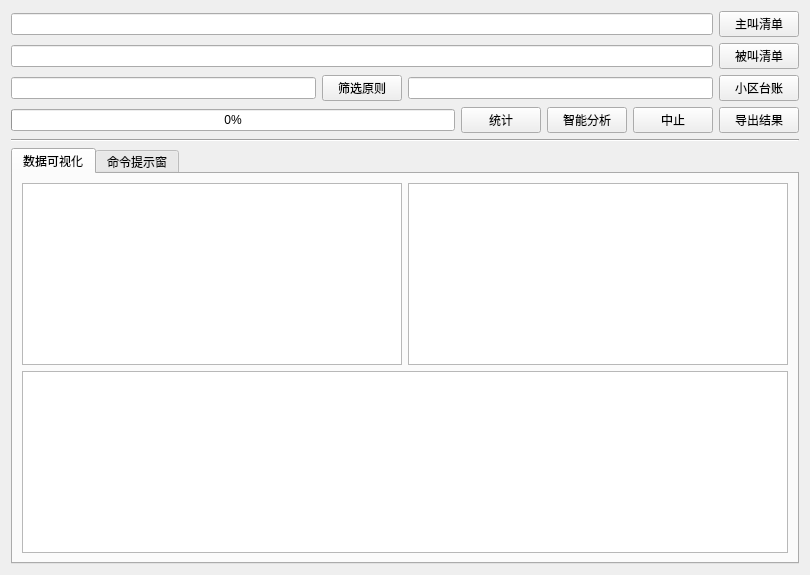
<?xml version="1.0" encoding="UTF-8"?>
<ui version="4.0">
 <class>Form</class>
 <widget class="QWidget" name="Form">
  <property name="geometry">
   <rect>
    <x>0</x>
    <y>0</y>
    <width>810</width>
    <height>575</height>
   </rect>
  </property>
  <property name="windowTitle">
   <string>Form</string>
  </property>
  <layout class="QVBoxLayout" name="verticalLayout">
   <item>
    <layout class="QHBoxLayout" name="horizontalLayout">
     <item>
      <widget class="QLineEdit" name="lineEdit_MO"/>
     </item>
     <item>
      <widget class="QPushButton" name="pushButton_MO">
       <property name="text">
        <string>主叫清单</string>
       </property>
      </widget>
     </item>
    </layout>
   </item>
   <item>
    <layout class="QHBoxLayout" name="horizontalLayout_2">
     <item>
      <widget class="QLineEdit" name="lineEdit_MT"/>
     </item>
     <item>
      <widget class="QPushButton" name="pushButton_MT">
       <property name="text">
        <string>被叫清单</string>
       </property>
      </widget>
     </item>
    </layout>
   </item>
   <item>
    <layout class="QHBoxLayout" name="horizontalLayout_4">
     <item>
      <widget class="QLineEdit" name="lineEdit_rule"/>
     </item>
     <item>
      <widget class="QPushButton" name="pushButton_rule">
       <property name="text">
        <string>筛选原则</string>
       </property>
      </widget>
     </item>
     <item>
      <widget class="QLineEdit" name="lineEdit_dict"/>
     </item>
     <item>
      <widget class="QPushButton" name="pushButton_dict">
       <property name="text">
        <string>小区台账</string>
       </property>
      </widget>
     </item>
    </layout>
   </item>
   <item>
    <layout class="QHBoxLayout" name="horizontalLayout_3">
     <item>
      <widget class="QProgressBar" name="progressBar">
       <property name="value">
        <number>0</number>
       </property>
      </widget>
     </item>
     <item>
      <widget class="QPushButton" name="pushButton_calculate">
       <property name="text">
        <string>统计</string>
       </property>
      </widget>
     </item>
     <item>
      <widget class="QPushButton" name="pushButton_analysis">
       <property name="text">
        <string>智能分析</string>
       </property>
      </widget>
     </item>
     <item>
      <widget class="QPushButton" name="pushButton_abandon">
       <property name="text">
        <string>中止</string>
       </property>
      </widget>
     </item>
     <item>
      <widget class="QPushButton" name="pushButton_save">
       <property name="text">
        <string>导出结果</string>
       </property>
      </widget>
     </item>
    </layout>
   </item>
   <item>
    <widget class="Line" name="line">
     <property name="orientation">
      <enum>Qt::Horizontal</enum>
     </property>
    </widget>
   </item>
   <item>
    <widget class="QTabWidget" name="tabWidget">
     <property name="currentIndex">
      <number>0</number>
     </property>
     <widget class="QWidget" name="tab_1">
      <attribute name="title">
       <string>数据可视化</string>
      </attribute>
      <layout class="QVBoxLayout" name="verticalLayout_3">
       <item>
        <layout class="QHBoxLayout" name="horizontalLayout_5">
         <item>
          <widget class="QGraphicsView" name="graphicsView"/>
         </item>
         <item>
          <widget class="QGraphicsView" name="graphicsView_3"/>
         </item>
        </layout>
       </item>
       <item>
        <widget class="QGraphicsView" name="graphicsView_4"/>
       </item>
      </layout>
     </widget>
     <widget class="QWidget" name="tab_2">
      <attribute name="title">
       <string>命令提示窗</string>
      </attribute>
      <layout class="QVBoxLayout" name="verticalLayout_2">
       <item>
        <widget class="QTextEdit" name="textEdit"/>
       </item>
      </layout>
     </widget>
    </widget>
   </item>
  </layout>
 </widget>
 <resources/>
 <connections/>
</ui>
